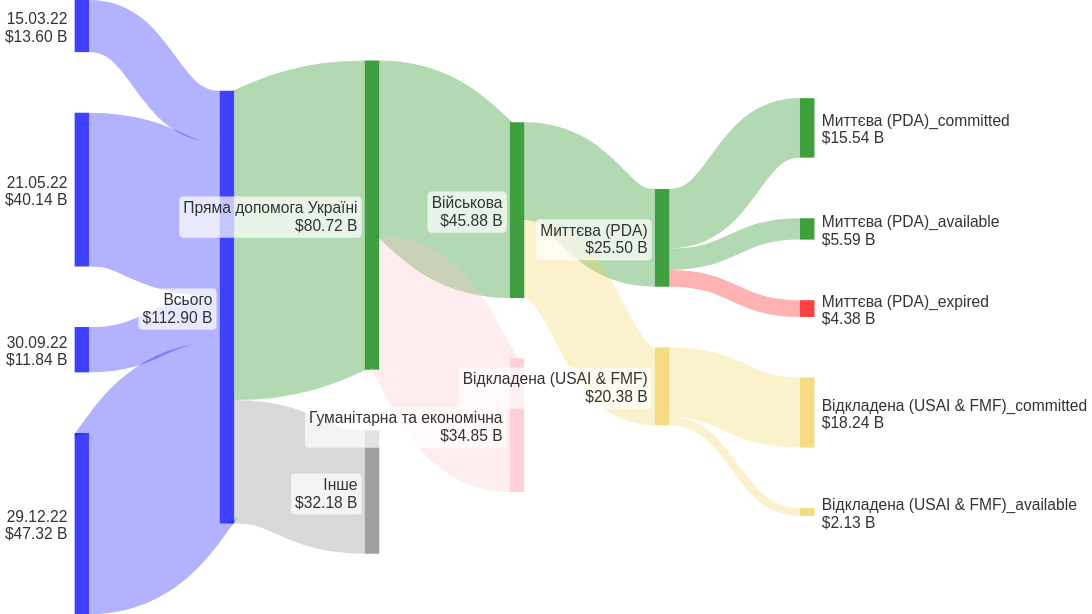

Describe this chart as a Vega-Lite specification.
### Vega specification from a JSON file in a GitHub repository (floating-point values rounded to 4 significant figures)
{"$schema": "https://vega.github.io/schema/vega/v5.json", "autosize": {"type": "fit", "contains": "padding"}, "signals": [{"name": "width", "init": "containerSize()[0]", "on": [{"events": "window:resize", "update": "containerSize()[0]"}]}, {"name": "height", "init": "containerSize()[0]/16*9", "on": [{"events": "window:resize", "update": "containerSize()[0]/16*9"}]}, {"name": "fontSize", "init": "containerSize()[0]/70", "on": [{"events": "window:resize", "update": "containerSize()[0]/70"}]}, {"name": "standardGap", "value": 14, "- Кошти FMF, витрачені на інші країни, включені в «Інше»": "Gap as a percentage of full domain"}, {"name": "maxValue", "init": "data('maxValue')[0].value"}, {"name": "spacer", "init": "maxValue/(100 * 1.)*standardGap"}], "data": [{"name": "entries", "format": {"type": "csv", "parse": {"category": "string", "stack": "number", "sort": "number", "labels": "string", "color": "string"}}, "values": "name,category,stack,sort,labels,color,\r\nMar '22,15.03.22,1,1,left,blue,\"USAA 2022, March 2022\"\r\nMay '22,21.05.22,1,2,left,blue,\"+USAA 2022, May 2022\"\r\nSep '22,30.09.22,1,3,left,blue,\"USAA 2023, September 2022\"\r\nDec '22,29.12.22,1,4,left,blue,\"+USAA 2023, December 2022\"\r\nTotal,Всього,2,1,left,blue,\r\nDirect aid to Ukraine,Пряма допомога Україні,3,1,left,green,\r\nOther,Інше,3,2,left,grey,\r\nMilitary Aid,Військова,4,1,left,green,\r\nHumanitarian & Economic Aid,Гуманітарна та економічна,4,2,left,pink,\r\nInstant aid (PDA),Миттєва (PDA),5,1,left,green,\r\nCommitted,Миттєва (PDA)_committed,6,1,right,green,\r\nAvailable,Миттєва (PDA)_available,6,2,right,green,\r\nExpired funds,Миттєва (PDA)_expired,6,3,right,red,\r\nDeferred aid (USAI & FMF),Відкладена (USAI & FMF),5,2,left,#f2cf5b,\r\nCommitted.,Відкладена (USAI & FMF)_committed,6,4,right,#f2cf5b,\r\nAvailable.,Відкладена (USAI & FMF)_available,6,5,right,#f2cf5b,"}, {"name": "connections", "format": {"type": "csv", "parse": {"source": "string", "destination": "string", "value": "number"}}, "values": "source,value,destination,\r\n15.03.22,13.6005,Всього,\"USAA 2022, March 2022\"\r\n21.05.22,40.143,Всього,\"+USAA 2022, May 2022\"\r\n30.09.22,11.837,Всього,\"USAA 2023, September 2022\"\r\n29.12.22,47.3218,Всього,\"+USAA 2023, December 2022\"\r\nВсього,80.7233,Пряма допомога Україні,\r\nВсього,32.179,Інше,\r\nПряма допомога Україні,45.877,Військова,\r\nПряма допомога Україні,34.8463,Гуманітарна та економічна,\r\nВійськова,25.5,Миттєва (PDA),\r\nМиттєва (PDA),15.535,Миттєва (PDA)_committed,\r\nМиттєва (PDA),5.59,Миттєва (PDA)_available,\r\nМиттєва (PDA),4.375,Миттєва (PDA)_expired,\r\nВійськова,20.377,Відкладена (USAI & FMF),\r\nВідкладена (USAI & FMF),18.242,Відкладена (USAI & FMF)_committed,\r\nВідкладена (USAI & FMF),2.135,Відкладена (USAI & FMF)_available,"}, {"name": "preStacks", "source": "connections", "transform": [{"type": "formula", "as": "end", "expr": "['source','destination']"}, {"type": "formula", "as": "name", "expr": "[datum.source,datum.destination]"}, {"type": "project", "fields": ["end", "name", "value"]}, {"type": "flatten", "fields": ["end", "name"]}, {"type": "aggregate", "fields": ["value"], "groupby": ["end", "name"], "ops": ["sum"], "as": ["value"]}, {"type": "aggregate", "fields": ["value"], "groupby": ["name"], "ops": ["max"], "as": ["value"]}]}, {"name": "stacks", "source": "preStacks", "transform": [{"type": "lookup", "from": "entries", "key": "category", "fields": ["name"], "values": ["stack", "sort", "gap", "labels", "color"], "as": ["stack", "sort", "gap", "labels", "color"]}, {"type": "formula", "as": "gap", "expr": "datum.gap?datum.gap:0"}]}, {"name": "maxValue", "source": ["stacks"], "transform": [{"type": "aggregate", "fields": ["value"], "groupby": ["stack"], "ops": ["sum"], "as": ["value"]}, {"type": "aggregate", "fields": ["value"], "ops": ["max"], "as": ["value"]}]}, {"name": "plottedStacks", "source": ["stacks"], "transform": [{"type": "formula", "as": "type", "expr": "['data','spacer']"}, {"type": "formula", "as": "spacedValue", "expr": "[datum.value,spacer]"}, {"type": "flatten", "fields": ["type", "spacedValue"]}, {"type": "stack", "groupby": ["stack"], "sort": {"field": "sort", "order": "descending"}, "field": "spacedValue", "offset": "center"}, {"type": "formula", "expr": "((datum.value)/2)+datum.y0", "as": "yc"}]}, {"name": "finalTable", "source": ["plottedStacks"], "transform": [{"type": "filter", "expr": "datum.type == 'data'"}]}, {"name": "linkTable", "source": ["connections"], "transform": [{"type": "lookup", "from": "finalTable", "key": "name", "values": ["y0", "y1", "stack", "sort"], "fields": ["source"], "as": ["sourceStacky0", "sourceStacky1", "sourceStack", "sourceSort"]}, {"type": "lookup", "from": "finalTable", "key": "name", "values": ["y0", "y1", "stack", "sort", "color"], "fields": ["destination"], "as": ["destinationStacky0", "destinationStacky1", "destinationStack", "destinationSort", "color"]}, {"type": "stack", "groupby": ["source"], "sort": {"field": "destinationSort", "order": "descending"}, "field": "value", "offset": "zero", "as": ["syi0", "syi1"]}, {"type": "formula", "expr": "datum.syi0+datum.sourceStacky0", "as": "sy0"}, {"type": "formula", "expr": "datum.sy0+datum.value", "as": "sy1"}, {"type": "stack", "groupby": ["destination"], "sort": {"field": "sourceSort", "order": "descending"}, "field": "value", "offset": "zero", "as": ["dyi0", "dyi1"]}, {"type": "formula", "expr": "datum.dyi0+datum.destinationStacky0", "as": "dy0"}, {"type": "formula", "expr": "(datum.dy0+datum.value)", "as": "dy1"}, {"type": "formula", "expr": "((datum.value)/2)+datum.sy0", "as": "syc"}, {"type": "formula", "expr": "((datum.value)/2)+datum.dy0", "as": "dyc"}, {"type": "formula", "expr": "range('y')[0]-scale('y', datum.value)", "as": "sample"}, {"type": "linkpath", "orient": "horizontal", "shape": "diagonal", "sourceY": {"expr": "scale('y', datum.syc)"}, "sourceX": {"expr": "scale('x', toNumber(datum.sourceStack)) + bandwidth('x')"}, "targetY": {"expr": "scale('y', datum.dyc)"}, "targetX": {"expr": "scale('x', datum.destinationStack)"}}, {"type": "formula", "expr": "(range('y')[0]-scale('y', datum.value)) / 1.", "as": "strokeWidth"}]}], "scales": [{"name": "x", "type": "band", "range": "width", "domain": {"data": "finalTable", "field": "stack"}, "paddingInner": 0.9}, {"name": "y", "type": "linear", "range": "height", "domain": {"data": "finalTable", "field": "y1"}, "reverse": false}], "marks": [{"type": "rect", "from": {"data": "finalTable"}, "encode": {"update": {"x": {"scale": "x", "field": "stack"}, "width": {"scale": "x", "band": 1}, "y": {"scale": "y", "field": "y0"}, "y2": {"scale": "y", "field": "y1"}, "fill": {"field": "color"}, "fillOpacity": {"value": 0.75}, "strokeWidth": {"value": 0}, "stroke": {"field": "color"}}, "hover": {"tooltip": {"signal": "{'Name':datum.name, 'Value':format(datum.value, '$') + ' B'}"}, "fillOpacity": {"value": 1}}}}, {"type": "path", "name": "links", "from": {"data": "linkTable"}, "clip": true, "encode": {"update": {"strokeWidth": {"field": "strokeWidth"}, "path": {"field": "path"}, "strokeOpacity": {"signal": "0.3"}, "stroke": {"field": "color"}}, "hover": {"strokeOpacity": {"value": 1}, "tooltip": {"signal": "{'Source':datum.source,'Destination':datum.destination, 'Value':format(datum.value, '$') + ' B'}"}}}}, {"type": "group", "name": "labelText", "zindex": 1, "from": {"facet": {"data": "finalTable", "name": "labelFacet", "groupby": ["name", "stack", "yc", "value", "labels"]}}, "clip": false, "encode": {"update": {"strokeWidth": {"value": 1}, "stroke": {"value": "red"}, "x": {"signal": "datum.labels=='left'?scale('x', datum.stack) - 8 : scale('x', datum.stack) + (bandwidth('x')) + 8"}, "yc": {"scale": "y", "signal": "datum.yc"}, "width": {"signal": "0"}, "height": {"signal": "0"}, "fillOpacity": {"signal": "0.1"}}}, "marks": [{"type": "text", "name": "heading", "from": {"data": "labelFacet"}, "encode": {"update": {"x": {"value": 0}, "y": {"value": -2}, "text": {"field": "name"}, "align": {"signal": "datum.labels=='left'?'right':'left'"}, "fontWeight": {"value": "normal"}}}}, {"type": "text", "name": "amount", "from": {"data": "labelFacet"}, "encode": {"update": {"x": {"value": 0}, "y": {"signal": "fontSize"}, "text": {"signal": " format(datum.value, '$.2f') + ' B'"}, "align": {"signal": "datum.labels=='left'?'right':'left'"}}}}]}, {"type": "rect", "from": {"data": "labelText"}, "encode": {"update": {"x": {"field": "bounds.x1", "offset": -4}, "x2": {"field": "bounds.x2", "offset": 4}, "y": {"field": "bounds.y1", "offset": -4}, "y2": {"field": "bounds.y2", "offset": 4}, "fill": {"value": "white"}, "opacity": {"value": 0.7}, "cornerRadius": {"value": 4}}}}], "config": {"view": {"stroke": "transparent"}, "text": {"fontSize": {"signal": "fontSize"}, "fill": "#333333"}}}
